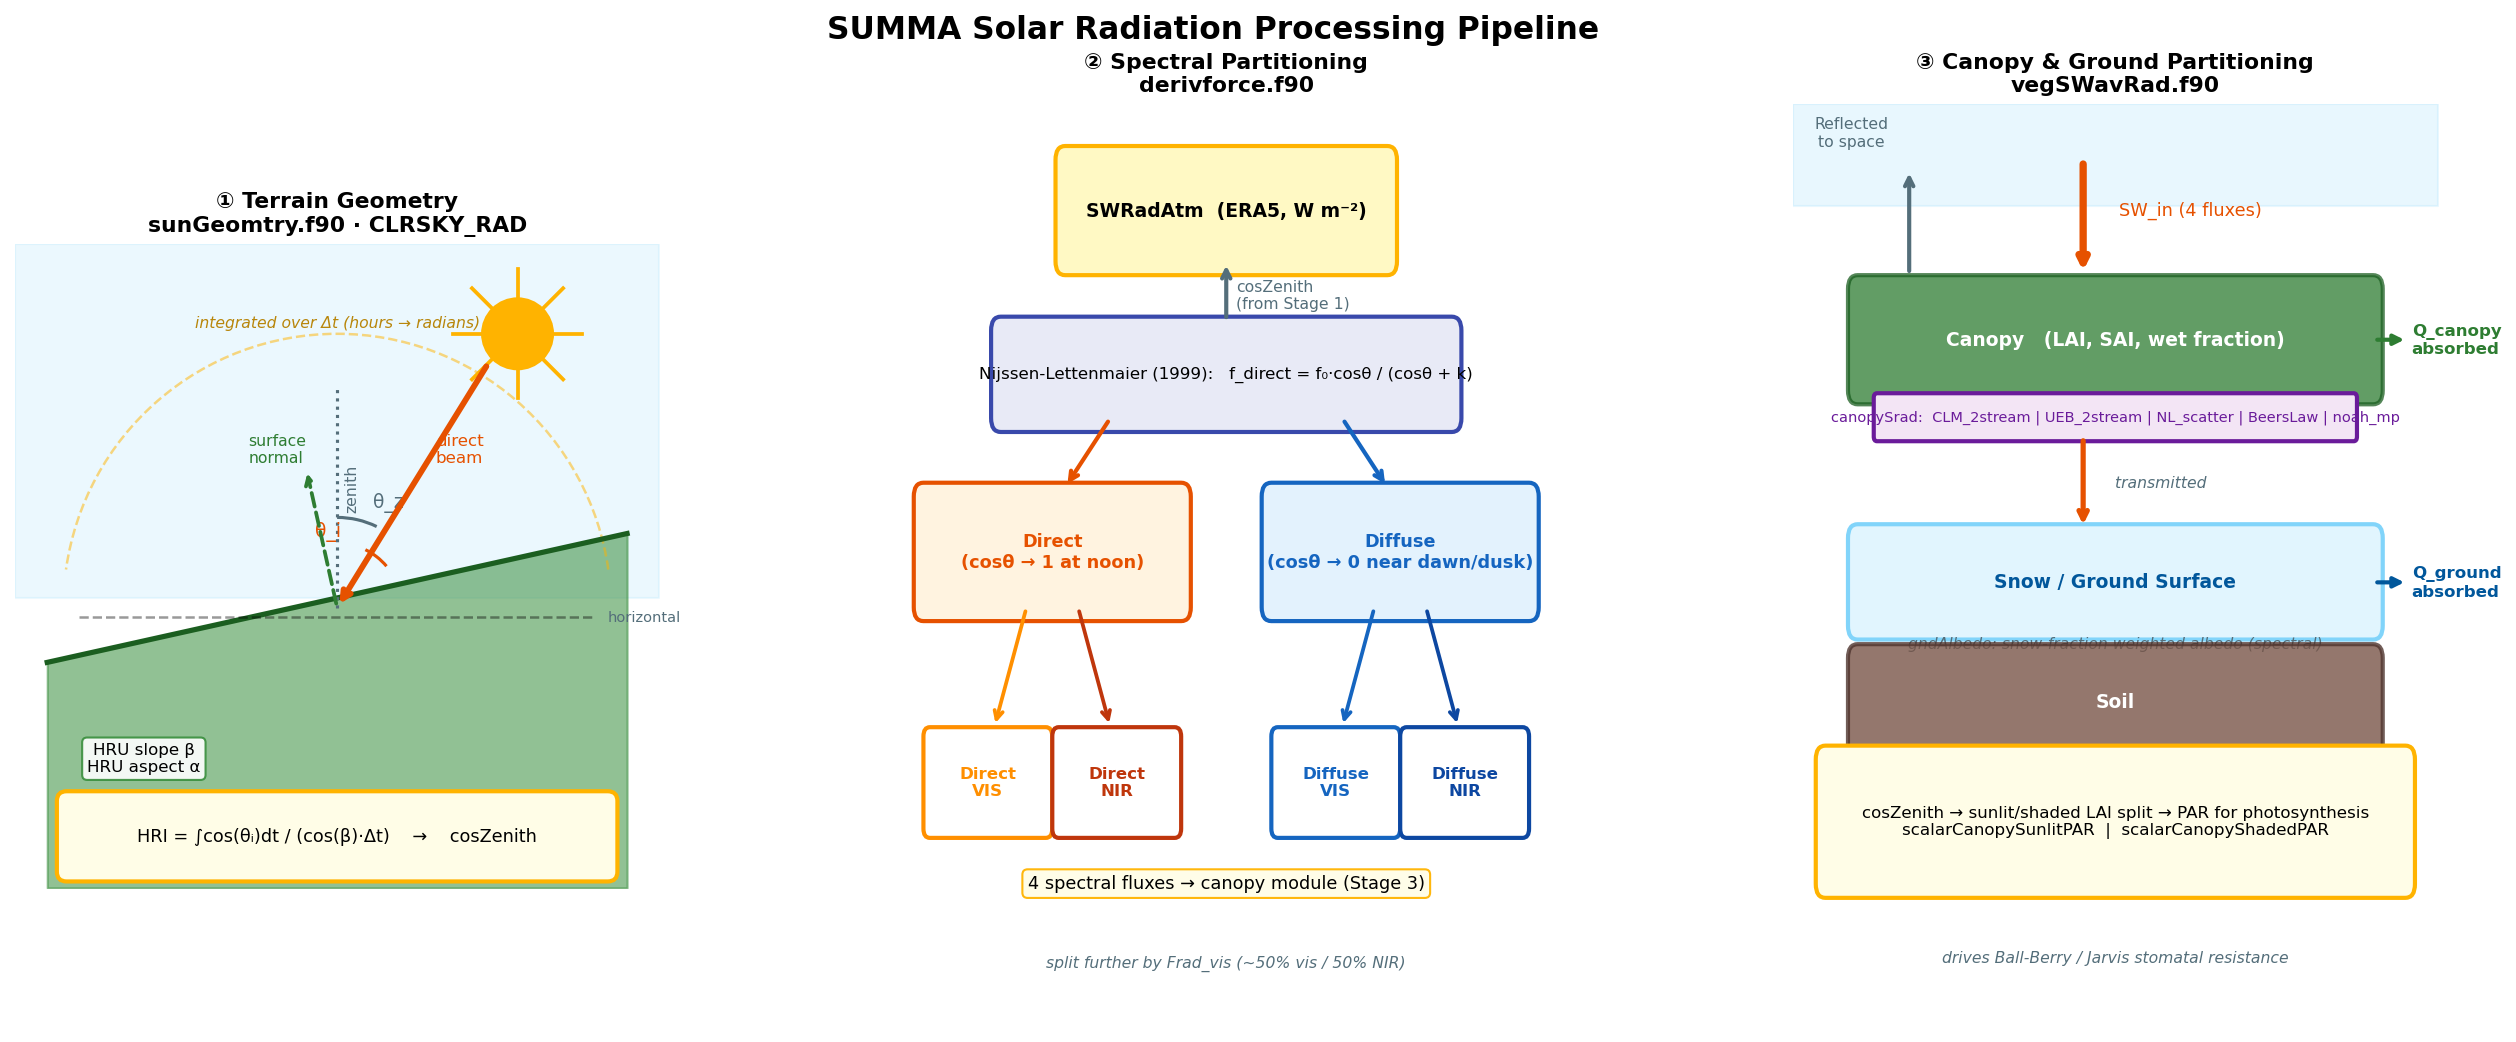

This figure's Python source:
"""
SUMMA Solar Radiation Processing — slide diagram
Three panels, one per processing stage.
Run: python summa_solar_radiation_slide.py
Output: summa_solar_radiation_slide.png (same directory)
"""
import numpy as np
import matplotlib.pyplot as plt
import matplotlib.patches as mpatches
from matplotlib.patches import FancyBboxPatch, Arc, FancyArrowPatch
from matplotlib.gridspec import GridSpec
from pathlib import Path

# ── palette ──────────────────────────────────────────────────────────────────
SUN    = '#FFB300'
SKY    = '#B3E5FC'
GRASS  = '#388E3C'
SNOW   = '#E1F5FE'
SOIL   = '#795548'
DIRECT = '#E65100'
DIFUSE = '#1565C0'
CANOPY = '#2E7D32'
PURPLE = '#6A1B9A'
GREY   = '#546E7A'

def arrow(ax, xy, xytext, color, lw=2.0, style='->'):
    ax.annotate('', xy=xy, xytext=xytext,
                arrowprops=dict(arrowstyle=style, color=color, lw=lw),
                zorder=5)

def box(ax, xy, w, h, fc, ec, text, fontsize=8.5, tc='black', bold=False,
        pad=0.15, alpha=1.0):
    r = FancyBboxPatch(xy, w, h, boxstyle=f"round,pad={pad}",
                       facecolor=fc, edgecolor=ec, linewidth=2, alpha=alpha, zorder=3)
    ax.add_patch(r)
    fw = 'bold' if bold else 'normal'
    ax.text(xy[0]+w/2, xy[1]+h/2, text,
            ha='center', va='center', fontsize=fontsize,
            color=tc, fontweight=fw, zorder=4)

# ─────────────────────────────────────────────────────────────────────────────
fig = plt.figure(figsize=(17, 7.5))
gs  = GridSpec(1, 3, figure=fig, wspace=0.38,
               left=0.03, right=0.98, top=0.88, bottom=0.06)

fig.suptitle("SUMMA Solar Radiation Processing Pipeline",
             fontsize=15, fontweight='bold', y=0.96)

# ════════════════════════════════════════════════════════════════════════════
# PANEL 1 — Terrain Geometry  (sunGeomtry.f90 : CLRSKY_RAD)
# ════════════════════════════════════════════════════════════════════════════
ax1 = fig.add_subplot(gs[0])
ax1.set_xlim(0, 10); ax1.set_ylim(0, 10)
ax1.set_aspect('equal'); ax1.axis('off')
ax1.set_title("① Terrain Geometry\nsunGeomtry.f90 · CLRSKY_RAD",
              fontsize=10.5, fontweight='bold', pad=6)

# sky fill
ax1.fill_between([0, 10], [4.5, 4.5], [10, 10], color=SKY, alpha=0.25, zorder=0)

# tilted HRU surface
sx = np.array([0.5, 9.5])
sy = np.array([3.5, 5.5])
ax1.fill_between(sx, sy, 0, color=GRASS, alpha=0.55, zorder=1)
ax1.plot(sx, sy, color='#1B5E20', lw=2.5, zorder=2)

# horizontal reference (dashed)
ax1.plot([1.0, 9.0], [4.2, 4.2], 'k--', lw=1.2, alpha=0.4, zorder=2)
ax1.text(9.2, 4.2, 'horizontal', fontsize=7, va='center', color=GREY)

# sun
sun_patch = plt.Circle((7.8, 8.6), 0.55, color=SUN, zorder=6)
ax1.add_patch(sun_patch)
for ang in np.linspace(0, 2*np.pi, 8, endpoint=False):
    ax1.plot([7.8 + 0.55*np.cos(ang), 7.8 + 1.0*np.cos(ang)],
             [8.6 + 0.55*np.sin(ang), 8.6 + 1.0*np.sin(ang)],
             color=SUN, lw=1.8, zorder=5)

# hit point on slope
hx, hy = 5.0, 4.35

# solar beam (direct)
arrow(ax1, (hx, hy), (7.35, 8.15), DIRECT, lw=2.8)
ax1.text(6.9, 6.6, 'direct\nbeam', fontsize=8, color=DIRECT, ha='center')

# zenith (vertical)
ax1.plot([hx, hx], [hy, 7.8], ':', color=GREY, lw=1.5, zorder=2)
ax1.text(hx+0.12, 6.2, 'zenith', fontsize=7.5, color=GREY, rotation=90, va='center')

# surface normal
beta_rad = np.arctan(2.0/9.0)          # slope angle of our drawn surface
nx = -np.sin(beta_rad); ny = np.cos(beta_rad)
scale = 2.2
ax1.annotate('', xy=(hx + scale*nx, hy + scale*ny), xytext=(hx, hy),
             arrowprops=dict(arrowstyle='->', color=CANOPY, lw=1.8,
                             linestyle='dashed'), zorder=4)
ax1.text(hx + scale*nx - 0.9, hy + scale*ny + 0.1,
         'surface\nnormal', fontsize=7.5, color=CANOPY)

# zenith-angle arc
za = Arc((hx, hy), 2.8, 2.8, angle=0, theta1=64, theta2=90,
         color=GREY, lw=1.5)
ax1.add_patch(za)
ax1.text(hx+0.55, hy+1.55, 'θ_z', fontsize=9, color=GREY)

# incidence-angle arc
ia = Arc((hx, hy), 2.0, 2.0, angle=0, theta1=40, theta2=64,
         color=DIRECT, lw=1.5)
ax1.add_patch(ia)
ax1.text(hx-0.35, hy+1.1, 'θ_i', fontsize=9, color=DIRECT)

# slope label
ax1.text(2.0, 1.8, 'HRU slope β\nHRU aspect α',
         fontsize=8, ha='center',
         bbox=dict(boxstyle='round,pad=0.3', facecolor='white',
                   edgecolor=GRASS, alpha=0.9))

# sunrise arc
sa = Arc((5, 4.35), 8.5, 8.5, angle=0, theta1=8, theta2=172,
         color=SUN, lw=1.2, linestyle='--', alpha=0.5)
ax1.add_patch(sa)
ax1.text(5, 8.7, 'integrated over Δt (hours → radians)',
         fontsize=7.5, ha='center', color='#B8860B', style='italic')

# HRI equation box
box(ax1, (0.8, 0.25), 8.4, 1.1,
    fc='#FFFDE7', ec=SUN,
    text='HRI = ∫cos(θᵢ)dt / (cos(β)·Δt)    →    cosZenith',
    fontsize=8.5, bold=False)


# ════════════════════════════════════════════════════════════════════════════
# PANEL 2 — Spectral Partitioning  (derivforce.f90)
# ════════════════════════════════════════════════════════════════════════════
ax2 = fig.add_subplot(gs[1])
ax2.set_xlim(0, 10); ax2.set_ylim(0, 10)
ax2.axis('off')
ax2.set_title("② Spectral Partitioning\nderivforce.f90",
              fontsize=10.5, fontweight='bold', pad=6)

# ERA5 input
box(ax2, (2.5, 8.3), 5.0, 1.1, fc='#FFF9C4', ec=SUN,
    text='SWRadAtm  (ERA5, W m⁻²)', fontsize=9, bold=True)

arrow(ax2, (5, 8.3), (5, 7.65), GREY, lw=2)
ax2.text(5.15, 7.93, 'cosZenith\n(from Stage 1)',
         fontsize=7.5, color=GREY, va='center')

# NL parameterisation
box(ax2, (1.5, 6.6), 7.0, 0.95, fc='#E8EAF6', ec='#3949AB',
    text='Nijssen-Lettenmaier (1999):   f_direct = f₀·cosθ / (cosθ + k)',
    fontsize=8.0)

# split to direct / diffuse
arrow(ax2, (2.5, 5.85), (3.2, 6.6), DIRECT, lw=2)
arrow(ax2, (7.5, 5.85), (6.8, 6.6), DIFUSE, lw=2)

box(ax2, (0.3, 4.55), 4.0, 1.2, fc='#FFF3E0', ec=DIRECT,
    text='Direct\n(cosθ → 1 at noon)', fontsize=8.5,
    tc=DIRECT, bold=True)
box(ax2, (5.7, 4.55), 4.0, 1.2, fc='#E3F2FD', ec=DIFUSE,
    text='Diffuse\n(cosθ → 0 near dawn/dusk)', fontsize=8.5,
    tc=DIFUSE, bold=True)

# VIS / NIR split below each
for cx, col_vis, col_nir, label_vis, label_nir in [
        (2.3, '#FF8F00', '#BF360C', 'Direct\nVIS', 'Direct\nNIR'),
        (7.7, '#1565C0', '#0D47A1', 'Diffuse\nVIS', 'Diffuse\nNIR')]:
    arrow(ax2, (cx - 0.9, 3.25), (cx - 0.4, 4.55), col_vis, lw=1.8)
    arrow(ax2, (cx + 0.9, 3.25), (cx + 0.4, 4.55), col_nir, lw=1.8)
    ec_v = col_vis; ec_n = col_nir
    box(ax2, (cx - 1.9, 2.15), 1.8, 1.0, fc='white', ec=ec_v,
        text=label_vis, fontsize=8.0, tc=col_vis, bold=True, pad=0.1)
    box(ax2, (cx + 0.1, 2.15), 1.8, 1.0, fc='white', ec=ec_n,
        text=label_nir, fontsize=8.0, tc=col_nir, bold=True, pad=0.1)

ax2.text(5, 1.5, '4 spectral fluxes → canopy module (Stage 3)',
         ha='center', fontsize=8.5,
         bbox=dict(boxstyle='round,pad=0.3', facecolor='#FFFDE7',
                   edgecolor=SUN, alpha=0.95))
ax2.text(5, 0.65, 'split further by Frad_vis (~50% vis / 50% NIR)',
         ha='center', fontsize=7.5, color=GREY, style='italic')


# ════════════════════════════════════════════════════════════════════════════
# PANEL 3 — Canopy & Ground Partitioning  (vegSWavRad.f90)
# ════════════════════════════════════════════════════════════════════════════
ax3 = fig.add_subplot(gs[2])
ax3.set_xlim(0, 10); ax3.set_ylim(0, 10)
ax3.axis('off')
ax3.set_title("③ Canopy & Ground Partitioning\nvegSWavRad.f90",
              fontsize=10.5, fontweight='bold', pad=6)

# sky
ax3.fill_between([0, 10], [8.9, 8.9], [10, 10], color=SKY, alpha=0.30, zorder=0)

# incoming SW
arrow(ax3, (4.5, 8.15), (4.5, 9.4), DIRECT, lw=3.5)
ax3.text(5.05, 8.85, 'SW_in (4 fluxes)', fontsize=8.5, va='center', color=DIRECT)

# reflected upward
arrow(ax3, (1.8, 9.3), (1.8, 8.15), GREY, lw=2)
ax3.text(0.9, 9.55, 'Reflected\nto space', ha='center', fontsize=7.5, color=GREY)

# canopy
box(ax3, (1.0, 6.9), 8.0, 1.1, fc=CANOPY, ec='#1B5E20',
    text='Canopy   (LAI, SAI, wet fraction)',
    fontsize=9, tc='white', bold=True, alpha=0.75)

# canopy absorbed side label
arrow(ax3, (9.55, 7.45), (9.0, 7.45), CANOPY, lw=2, style='-|>')
ax3.text(9.6, 7.45,
         'Q_canopy\nabsorbed',
         fontsize=8, color=CANOPY, fontweight='bold', va='center')

# method selection inside a small banner
box(ax3, (1.3, 6.4), 7.4, 0.42, fc='#F3E5F5', ec=PURPLE,
    text='canopySrad:  CLM_2stream | UEB_2stream | NL_scatter | BeersLaw | noah_mp',
    fontsize=7.0, tc=PURPLE, pad=0.05, bold=False)

# transmitted below canopy
arrow(ax3, (4.5, 5.4), (4.5, 6.4), DIRECT, lw=2.5, style='->')
ax3.text(5.0, 5.9, 'transmitted', fontsize=7.5, color=GREY, style='italic', va='center')

# snow surface
box(ax3, (1.0, 4.35), 8.0, 0.95, fc=SNOW, ec='#81D4FA',
    text='Snow / Ground Surface',
    fontsize=9, tc='#01579B', bold=True)

# ground albedo subroutine note
ax3.text(5, 4.1, 'gndAlbedo: snow-fraction weighted albedo (spectral)',
         ha='center', fontsize=7.5, color=GREY, style='italic')

# soil layer
box(ax3, (1.0, 3.05), 8.0, 0.95, fc=SOIL, ec='#4E342E',
    text='Soil', fontsize=9, tc='white', bold=True, alpha=0.8)

# ground absorbed
arrow(ax3, (9.55, 4.82), (9.0, 4.82), '#01579B', lw=2, style='-|>')
ax3.text(9.6, 4.82, 'Q_ground\nabsorbed',
         fontsize=8, color='#01579B', fontweight='bold', va='center')

# sunlit/shaded split box at bottom
box(ax3, (0.5, 1.55), 9.0, 1.35, fc='#FFFDE7', ec=SUN,
    text='cosZenith → sunlit/shaded LAI split → PAR for photosynthesis\n'
         'scalarCanopySunlitPAR  |  scalarCanopyShadedPAR',
    fontsize=8.0, bold=False)

ax3.text(5, 0.7, 'drives Ball-Berry / Jarvis stomatal resistance',
         ha='center', fontsize=7.5, color=GREY, style='italic')


# ── save ─────────────────────────────────────────────────────────────────────
out = Path(__file__).parent / 'summa_solar_radiation_slide.png'
plt.savefig(out, dpi=150, bbox_inches='tight', facecolor='white')
print(f"Saved → {out}")
plt.show()
